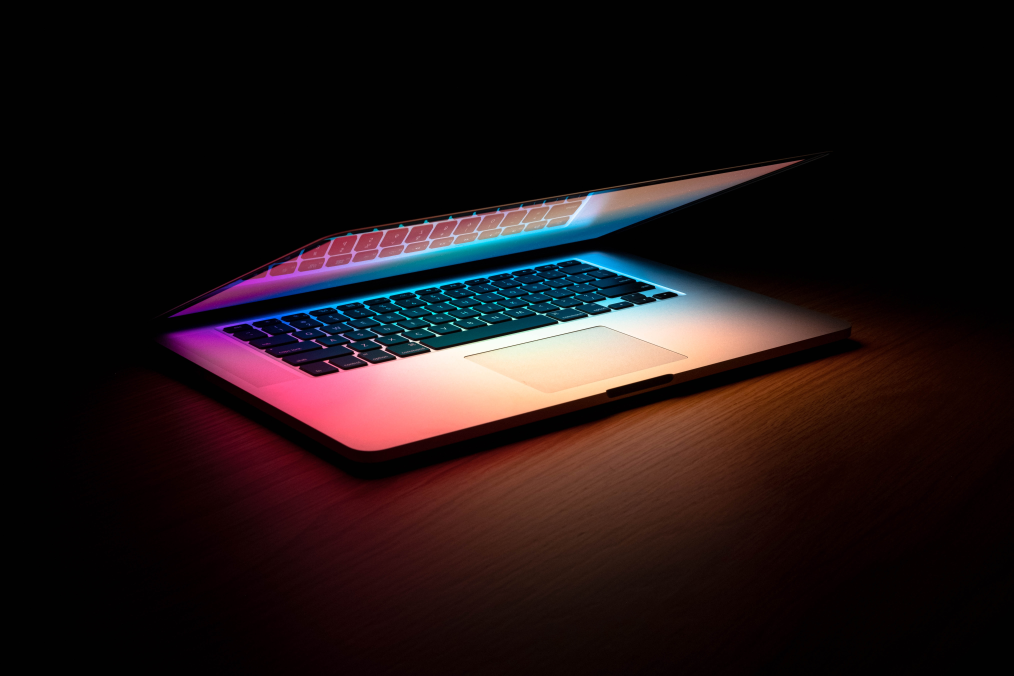
#> input picture ImageManipulation/wallpaper1.jpg, 6082 x 4055 px (shown at 1/6 size)
$ python crop.py
#> lines starting #> are read from the running program, lines starting #| are printed output that depends on the picture
from PIL import Image

# Open the original image
with Image.open('wallpaper1.jpg') as img:
    # Set the region to crop
#> img is the input picture: PIL image 6082x4055 RGB; mean R, G, B 32.7, 21.2, 21.9
    left = 0
    top = 100
    right = 800
    bottom = 400

    # Crop the image
    cropped_img = img.crop((left, top, right, bottom))
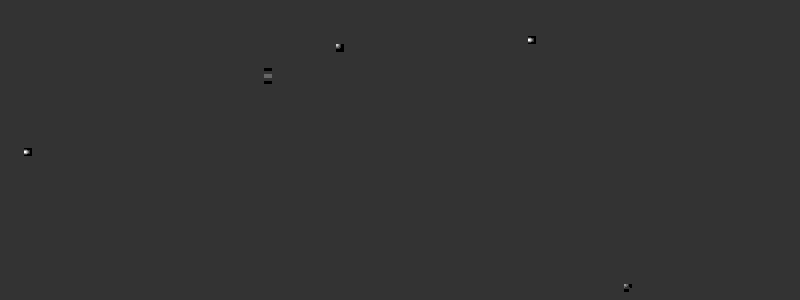
#> cropped_img: PIL image 800x300 RGB; min 0, max 5, mean 1; drawn with min black and max white

    # Save the cropped image
    cropped_img.save('cropped_image.jpg')

$ run again, with ImageManipulation/wallpaper2.png saved as ImageManipulation/wallpaper1.jpg
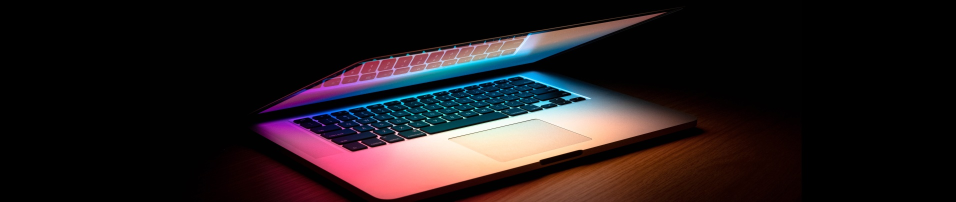
#> input picture ImageManipulation/wallpaper2.png, 1912 x 404 px (shown at 1/2 size)
#> img is the input picture: PIL image 1912x404 RGB; mean R, G, B 34.8, 26.3, 28.1
#> `cropped_img = img.crop((left, top, right, bottom))`:
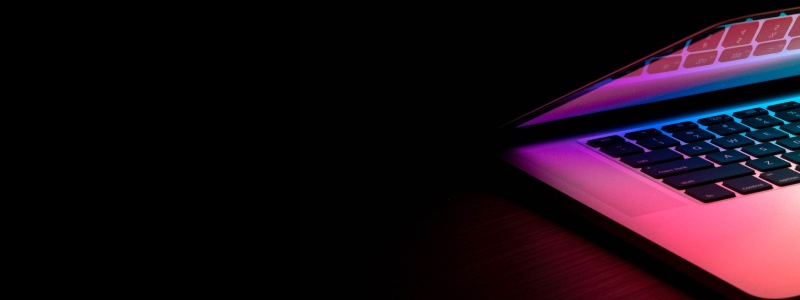
#> cropped_img: PIL image 800x300 RGB; mean R, G, B 29.5, 13.9, 23.3
